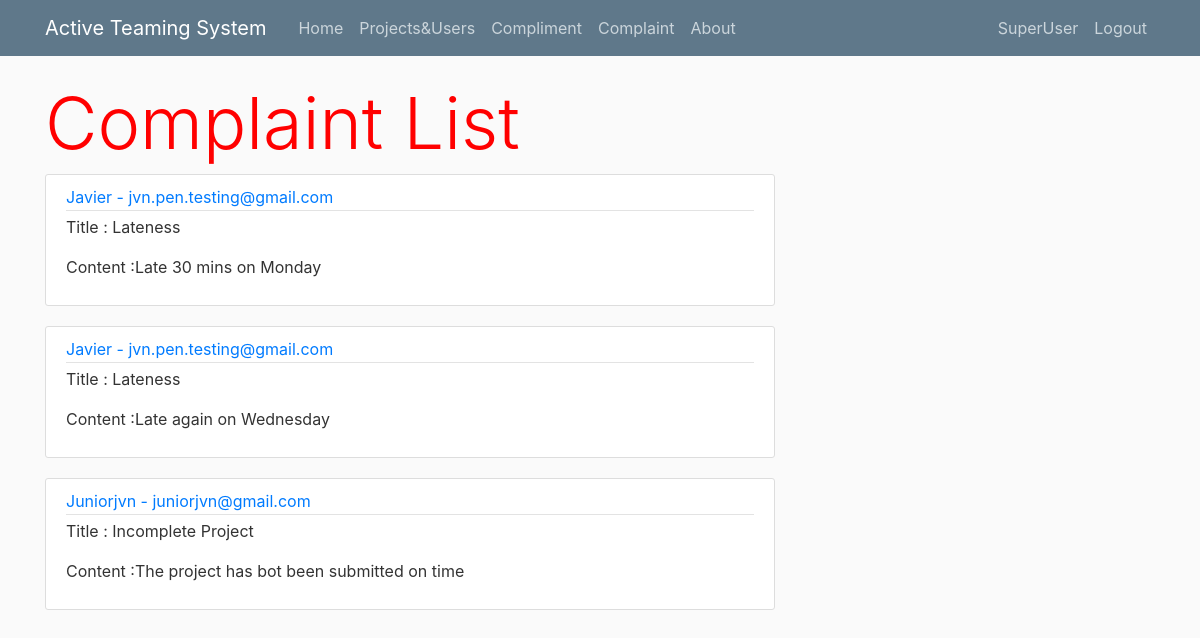
The page /complaint_list (signed in) on the database its author committed.
### application/models.py (models this page shows, shortened)
class Complaint(db.Model):
    id = db.Column(db.Integer, primary_key=True)
    title = db.Column(db.String(100), nullable=False)
    date_posted = db.Column(db.DateTime, nullable=False,default=datetime.datetime.now())
    content = db.Column(db.Text, nullable=False)
    complainant_id = db.Column(db.Integer,nullable=False)
    complainee_id = db.Column(db.Integer, db.ForeignKey('user.id'), nullable=False)
    is_pending = db.Column(db.Boolean, default=True, nullable=False)

class User(db.Model,UserMixin):
    id = db.Column(db.Integer, primary_key=True)
    username = db.Column(db.String(20), unique=True, nullable=False)
    email = db.Column(db.String(120), unique=True, nullable=False)
    image_file = db.Column(db.String(20), nullable=False, default='default.jpg')
    password = db.Column(db.String(60), nullable=False)
    rating = db.Column(db.Integer,nullable=False,default=0)
    compliments = db.relationship('Compliment', backref='recipient', lazy=True)
    complaints = db.relationship('Complaint', backref='complainee', lazy=True)
    UserBlacklist = db.relationship('UserBlacklist', backref='user_blacklisted', lazy=True)
    applications = db.relationship('Application', backref='referee', lazy=True)
    is_vip = db.Column(db.Boolean, default=False, nullable=False)
    is_su = db.Column(db.Boolean, default=False, nullable=False)
    is_blacklisted = db.Column(db.Boolean, default=False, nullable=False)

### application/route.py (the view)
@app.route("/complaint_list")
@login_required
def complaints():
    if current_user.is_su:
        complaints = Complaint.query.filter_by(is_pending=True).all()
        if complaints:
            return render_template('complaint_list.html', complaints=complaints)
        else:
            flash('No more complaints.', 'info')
            return render_template('complaint_list.html', complaints=complaints)

### application/models.py (called while the page is built)
@login_manager.user_loader
def load_user(user_id):
    return User.query.get(int(user_id))

### application/templates/complaint_list.html
{% extends "layout.html" %}
{% block content %}
    <h1 class="display-3" style="color:red">Complaint List</h1>
    {% for complaint in complaints %}
        <article class="media content-section">
            <div class="media-body">
                <div class="article-metadata">
                    <a class="mr-2" href="{{ url_for('complaint', complaint_id=complaint.id) }}">{{ complaint.complainee.username + " - " + complaint.complainee.email }}</a>
                </div>
                <p class="article-content">Title : {{ complaint.title }}</p>
                <p class="article-content">Content :{{ complaint.content }}</p>
        </article>
    {% endfor %}
{% endblock content %}

### application/static/main.css (style rules this page uses)
body { background: #fafafa; color: #333333; margin-top: 5rem; }
h1, h2, h3, h4, h5, h6 { color: #444444; }
.content-section { background: #ffffff; padding: 10px 20px; border: 1px solid #dddddd; border-radius: 3px; margin-bottom: 20px; }
.article-content { white-space: pre-line; }
.article-metadata { padding-bottom: 1px; margin-bottom: 4px; border-bottom: 1px solid #e3e3e3 }

### rows shown on the page
Complaint: complainee "Javier - jvn.pen.testing@gmail.com", title "Lateness", content "Late 30 mins on Monday"
Complaint: complainee "Javier - jvn.pen.testing@gmail.com", title "Lateness", content "Late again on Wednesday"
Complaint: complainee "Juniorjvn - juniorjvn@gmail.com", title "Incomplete Project", content "The project has bot been submitted on time"
